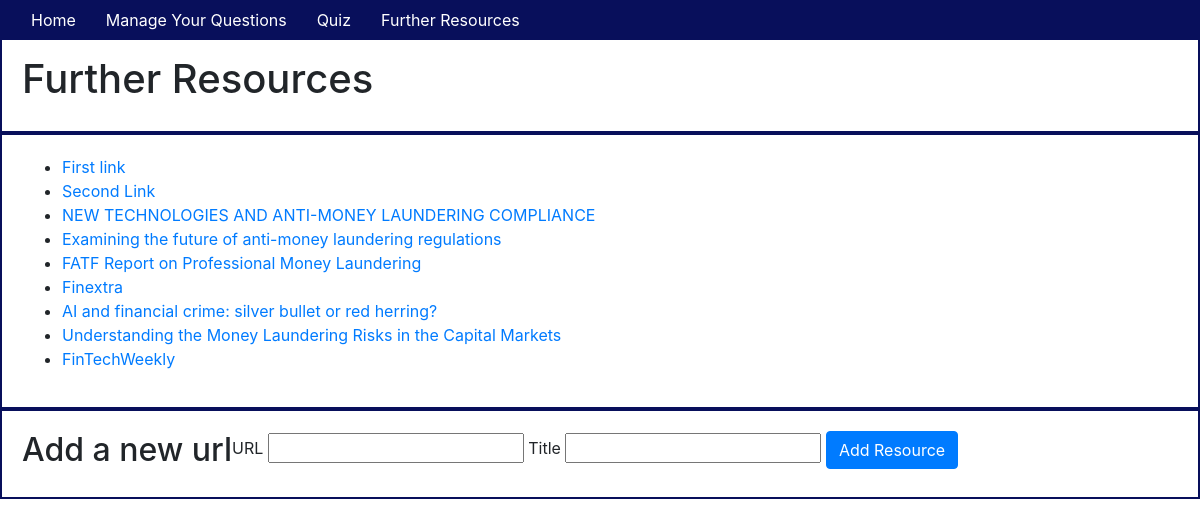
Page /further_resources on the earlier database version.
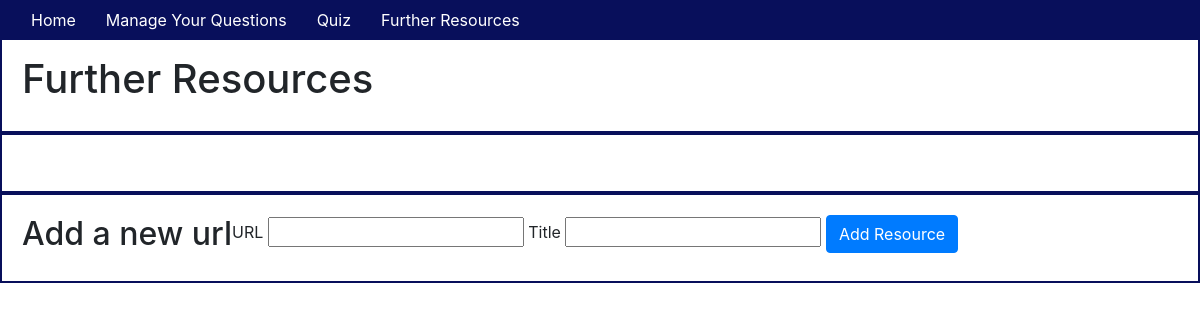
Same page on the later database version.
### app/models.py (models this page shows, shortened)
class Resource(db.Model):
    id = db.Column(db.Integer, primary_key=True)
    title = db.Column(db.String(64), index=True)
    url = db.Column(db.String(64)) #workaround to deal with the utils problem

### app/routes.py (the view)
@app.route('/further_resources')
def show_further_resources():
    resources = Resource.query.all()
    return render_template('further_resources.html', title='Further Resources', resources=resources)

### app/templates/further_resources.html
{% extends "base.html" %} {% block content %}
<div class="container-fluid">
    <div class="row">
        <h1>Further Resources</h1>
    </div>
    <div class="row">
        <ul>
            {% for resource in resources %}
            <li><a href="{{resource.url}}" target="_blank">{{resource.title}}</a>
            </li>
            {% endfor %}
        </ul>
    </div>
    <div class="row">
        <h2>Add a new url</h2>
        <br>
        <form action="/further_resources" method="POST">
            <label for="new_url">URL</label>
            <input type="text" name="new_url" id="new_url" required />
            <label for="new_title">Title</label>
            <input type="text" name="new_title" id="new_title" required />
            <button type="submit" class="btn btn-primary" value="Add Resource">Add Resource</button>
        </form>
    </div>
</div>
{% endblock %}

### app/templates/base.html (shortened to what this page needs)
<!DOCTYPE html>
<html lang="en">
<head>
    <link rel="stylesheet" href="../static/css/styles.css">
    <link rel="stylesheet" href="https://stackpath.bootstrapcdn.com/bootstrap/4.4.1/css/bootstrap.min.css">
</head>
<body>
    <div class="header">
        <nav class="navbar fixed-top navbar-expand-sm">
            <div class="collapse navbar-collapse" id="navbarMenu">
                <ul class="navbar-nav">
                    <li><a href="/home">Home</a></li>
                    <li><a href="/manage">Manage Your Questions</a></li>
                    <li><a href="/quiz">Quiz</a></li>
                    <li><a href="/further_resources">Further Resources</a></li>
                </ul>
            </div>
        </nav>
    </div>
    <hr> {% block content %}{% endblock %}
</body>
</html>

### app/static/css/styles.css (style rules this page uses)
nav { background-color: #080F5B; }
nav a { color: white; padding: 15px }
.navbar-nav { list-style-type: none; }
.row { padding: 20px; border: solid #080F5B 2px; }

Differences in the rows shown:
removed Resource: title "First link"
removed Resource: title "Second Link"
removed Resource: title "NEW TECHNOLOGIES AND ANTI-MONEY LAUNDERING COMPLIANCE"
removed Resource: title "Examining the future of anti-money laundering regulations"
removed Resource: title "FATF Report on Professional Money Laundering"
removed Resource: title "Finextra"
removed Resource: title "AI and financial crime: silver bullet or red herring?"
removed Resource: title "Understanding the Money Laundering Risks in the Capital Markets"
removed Resource: title "FinTechWeekly"
